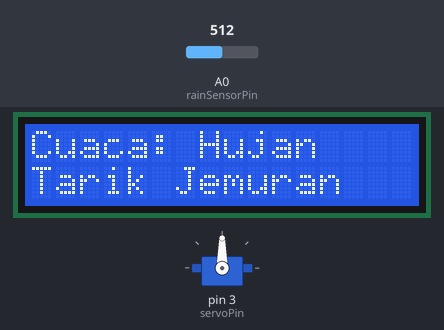
A sketch run on a simulated Arduino Uno, built with avr-gcc and run on an emulated ATmega328P. On the bench: 16×2 character LCD, servo. The inputs (shaded band) are chosen by the test bench; at power-on: A0 (rainSensorPin) = 512. What the sketch prints to the serial monitor is not drawn.

Above: at 3.2 s.
3.3 s: A0 (rainSensorPin) set to 694
5.6 s: A0 (rainSensorPin) set to 710
At 7.0 s:
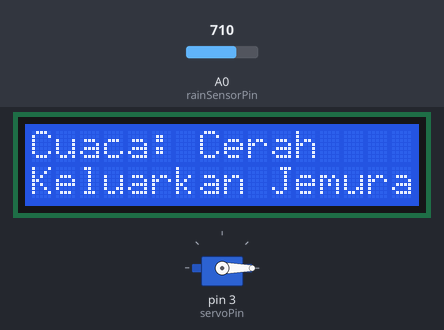
9.7 s: A0 (rainSensorPin) set to 511
At 13.5 s:
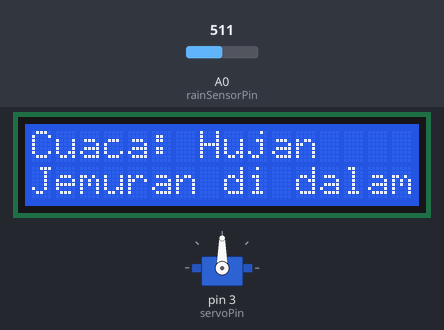
13.8 s: A0 (rainSensorPin) set to 716
At 17.6 s:
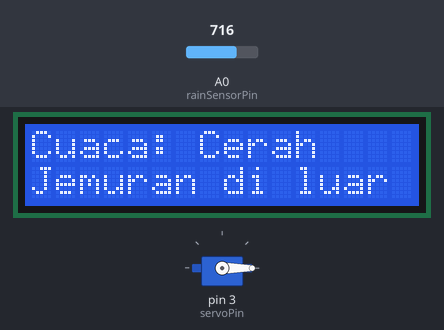
17.9 s: A0 (rainSensorPin) set to 306
At 19.0 s:
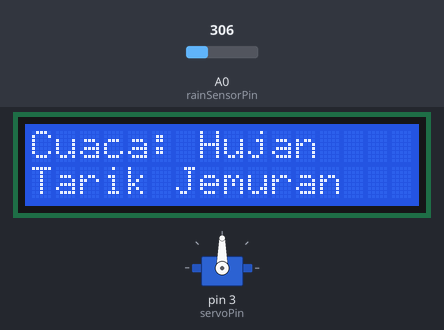
Timing chart, 0 to 20.9 s (numbered marks = the images above; inputs shaded):
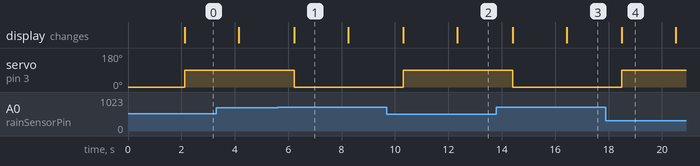

Measured:
- the behaviour switches between 700 and 701 on A0 (rainSensorPin) (found by bisection; images 0 and 1)
- after the input at 5.6 s, servo on pin 3 (servoPin): 90° → 0° after 0.62 s; the display: changes after 0.62 s (image 1)
- after the input at 9.7 s, servo on pin 3 (servoPin): 0° → 90° after 0.61 s; the display: first changes after 0.61 s (image 2 shows a later state)
- after the input at 13.8 s, servo on pin 3 (servoPin): 90° → 0° after 0.60 s; the display: first changes after 0.60 s (image 3 shows a later state)
- after the input at 17.9 s, servo on pin 3 (servoPin): 0° → 90° after 0.59 s; the display: changes after 0.59 s (image 4)
- what the display in image 1 shows lasts 2.0 s, from 6.2 s to 8.2 s

The sketch:

SistemRainSensorUntukJemuranOtomatis.ino
```cpp
//SISTEM RAIN SENSOR UNTUK JEMURAN OTOMATIS
//BY MUHAMMAD VICKY FIRNANSYAH
//https://github.com/VICKYFIRNANSYAH
#include <Servo.h>
#include <Wire.h>
#include <LiquidCrystal_I2C.h>

// Inisialisasi LCD
LiquidCrystal_I2C lcd(0x27, 16, 2);

// Pin
const int rainSensorPin = A0;
const int servoPin = 3;

const int maksimumKering = 700;   // Disesuaikan dengan sensormu
const int jedaServo = 1000;

Servo servoJemuran;
bool jemuranDiDalam = false;

void setup() {
  Serial.begin(9600);
  lcd.begin();
  lcd.backlight();

  servoJemuran.attach(servoPin);
  servoJemuran.write(0); // Posisi awal jemuran keluar

  lcd.setCursor(0, 0);
  lcd.print("Sistem Jemuran");
  lcd.setCursor(0, 1);
  lcd.print("Siap Digunakan");
  delay(2000);
  lcd.clear();
  //https://github.com/VICKYFIRNANSYAH
}

void loop() {
  int nilaiHujan = analogRead(rainSensorPin);

  Serial.print("Sensor Hujan: ");
  Serial.println(nilaiHujan);

  lcd.setCursor(0, 0);

  if (nilaiHujan > maksimumKering) {
    // Cuaca cerah
    lcd.print("Cuaca: Cerah   ");
    Serial.println("Cuaca Cerah");

    if (jemuranDiDalam) {
      // Keluarkan jemuran
      lcd.setCursor(0, 1);
      lcd.print("Keluarkan Jemuran");
      Serial.println("Jemuran keluar");
      servoJemuran.write(0);
      delay(jedaServo);
      jemuranDiDalam = false;
    } else {
      lcd.setCursor(0, 1);
      lcd.print("Jemuran di luar ");
    }

  } else {
    // Hujan
    lcd.print("Cuaca: Hujan   ");
    Serial.println("Cuaca Hujan");

    if (!jemuranDiDalam) {
      // Tarik jemuran ke dalam
      lcd.setCursor(0, 1);
      lcd.print("Tarik Jemuran   ");
      Serial.println("Menarik jemuran");
      servoJemuran.write(90); // Ubah sudut sesuai kebutuhan
      delay(jedaServo);
      jemuranDiDalam = true;
    } else {
      lcd.setCursor(0, 1);
      lcd.print("Jemuran di dalam");
    }
  }

  delay(1000);
}
```
